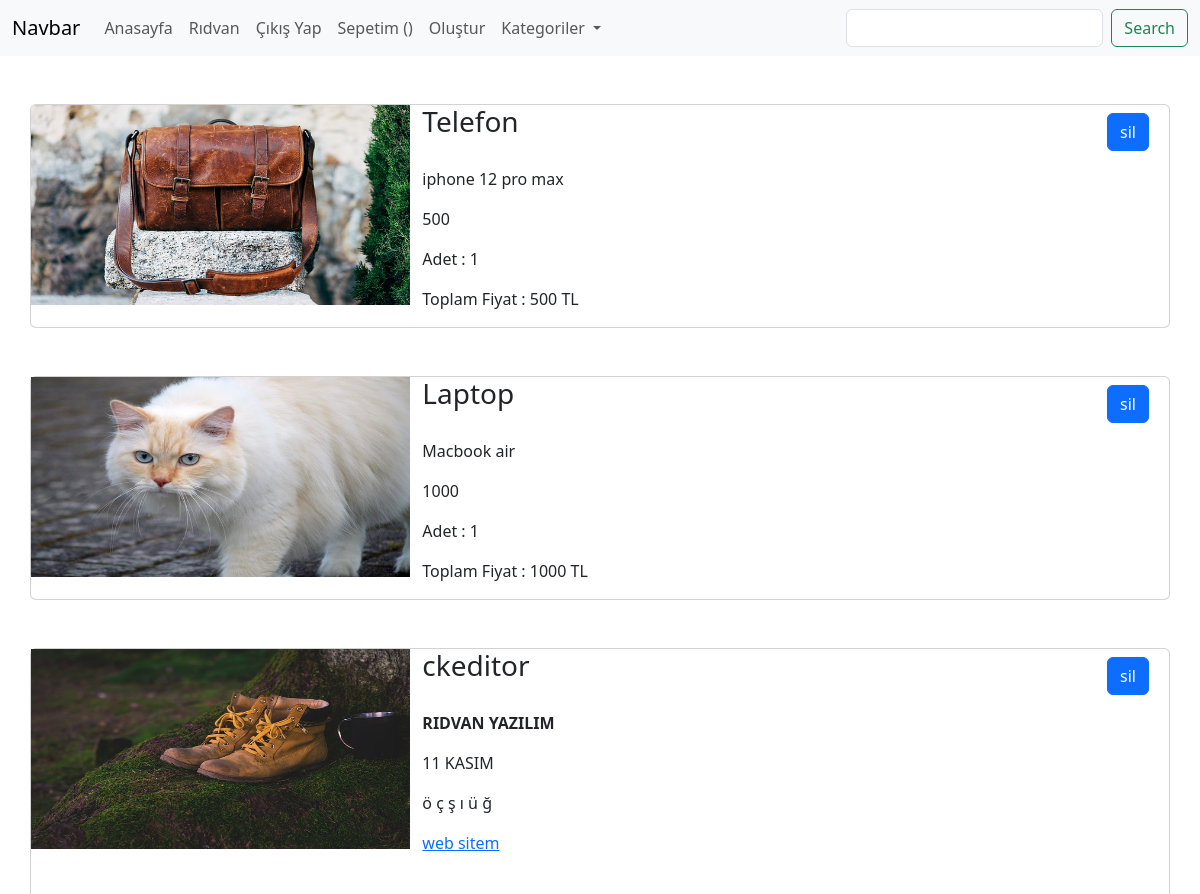
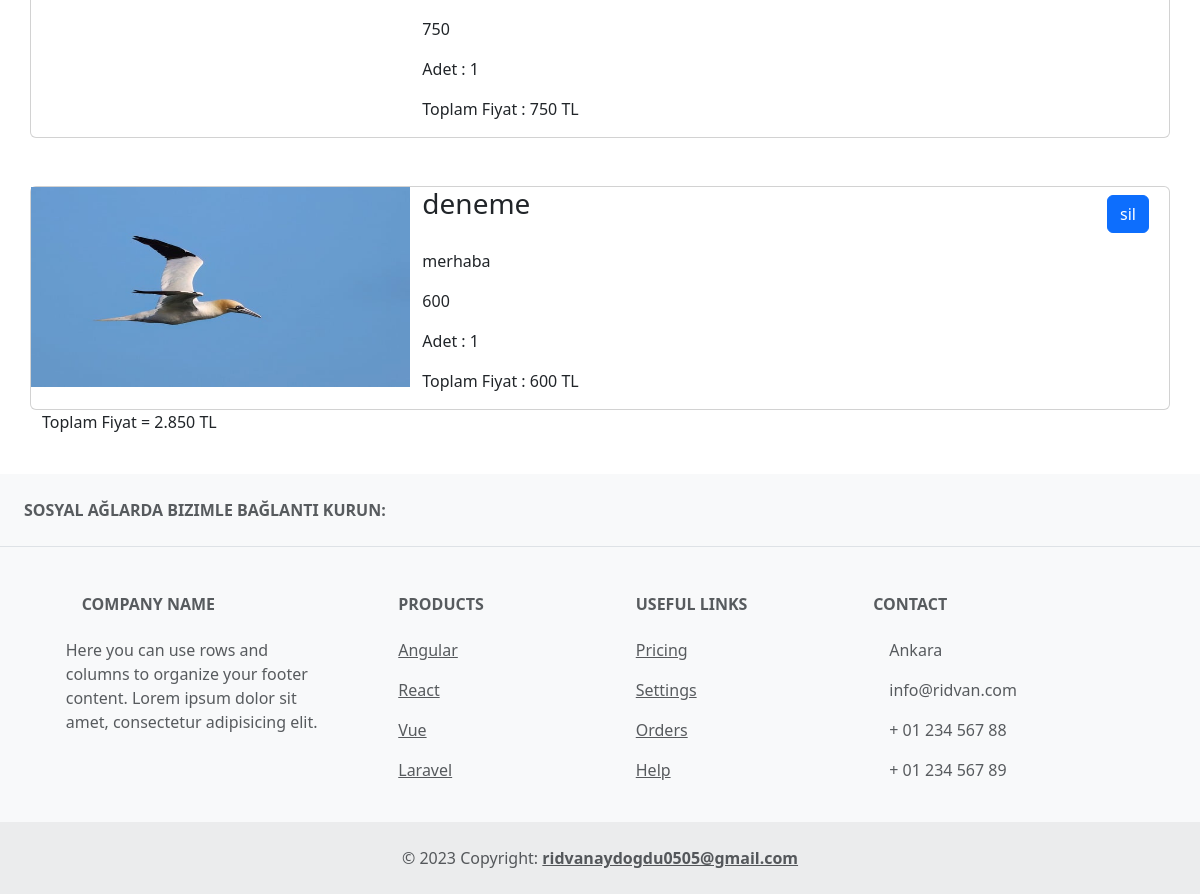
The page /sepet/ (signed in) on the database its author committed (2 pictures, top to bottom).
### urunler/models.py (models this page shows, shortened)
class Sepet(models.Model):
    urun = models.ForeignKey(Urun, on_delete=models.CASCADE)
    user = models.ForeignKey(User, on_delete=models.CASCADE)
    adet = models.IntegerField()
    toplam = models.IntegerField()

class Urun(models.Model):
    olusturan = models.ForeignKey(User, on_delete=models.CASCADE, null=True)
    kategori = models.ForeignKey(Kategori, on_delete=models.CASCADE, null=True)
    sub_category = models.ManyToManyField(AltKategori)
    tekBilgi = models.OneToOneField(Tek, on_delete=models.CASCADE, null=True, blank=True)
    isim = models.CharField(max_length=100, verbose_name="ürün ismi")
    aciklama = RichTextField(max_length=500, verbose_name="ürün açıklaması")
    no = models.IntegerField(verbose_name="ürün fiyatı")
    resim = models.FileField(upload_to='urunler/', null=True, blank=True, verbose_name="ürün resmi")

### urunler/views.py (the view)
# urls.py: path('sepet/', sepet, name='sepet')
def sepet(request):
    urunler = Sepet.objects.filter(user = request.user)
    toplam = 0
    for i in urunler:
        print(i.toplam)
        toplam += i.toplam
        print("t = ", toplam)
    if request.method =='POST':
        sil = request.POST['sil']
        urun = Sepet.objects.get(id =sil)
        urun.delete()
        messages.success(request, 'ürün sepetten kaldırıldı')
        return redirect('sepet')
    context = {
        'urunler':urunler,
        'toplam':toplam
    }
    return render(request, 'sepet.html', context)

### urunler/templates/sepet.html (shortened to what this page needs)
{% extends 'index.html' %}
{% load static %}
{% load humanize %}
{% block content %}
    <div class="container">
      <div class="row">
            {% for urun in urunler %}
                <div class="card mt-5">
                    <div class="row">
                        <div class="col-4 px-0">
                            <img src="{{urun.urun.resim.url}}" width="100%" height="200" alt="">
                        </div>
                        <div class="col-8">
                            <div class="d-flex justify-content-between">
                                <h3>{{urun.urun.isim}}</h3>
                                <form action="" method="POST">
                                    <input type="submit" value="sil" class="btn btn-primary mt-2 me-2">
                                </form>
                            </div>
                            <p>{{urun.urun.aciklama|safe}}</p>
                            <p>{{urun.urun.no}}</p>
                            <p>Adet : {{urun.adet}} </p>
                            <p>Toplam Fiyat : {{urun.toplam}} TL </p>
                        </div>
                    </div>
                </div>
            {% endfor %}
            <p>Toplam Fiyat = {{toplam|intcomma}} TL </p>
      </div>
    </div>
{% endblock content %}

### urunler/templates/includes/navbar.html (shortened to what this page needs)
<nav class="navbar navbar-expand-lg bg-body-tertiary">
    <div class="container-fluid">
      <a class="navbar-brand" href="/">Navbar</a>
      <div class="collapse navbar-collapse" id="navbarSupportedContent">
        <ul class="navbar-nav me-auto mb-2 mb-lg-0">
          <li class="nav-item">
            <a
            {% if request.path == '/' %}
                class="nav-link active"
            {% else %}
                class="nav-link"
            {% endif %}
                aria-current="page" href="/">Anasayfa</a>
          </li>
          {% if user.is_authenticated %}
              <li class="nav-item">
                <a class="nav-link" href="#">{{request.user}}</a>
              </li>
              <li class="nav-item">
                <a class="nav-link" href="{% url 'logout' %}">Çıkış Yap</a>
              </li>
              <li class="nav-item">
                <a class="nav-link" href="{% url 'sepet' %}">Sepetim ({{sepetAdet}})</a>
              </li>
              <li class="nav-item">
                <a
                {% if request.path == '/olustur/' %}
                class="nav-link active"
                {% else %}
                class="nav-link"
                {% endif %}
                href="{% url 'olustur' %}">Oluştur</a>
              </li>
          {% endif %}
          <li class="nav-item dropdown">
            <a class="nav-link dropdown-toggle" href="#" role="button" data-bs-toggle="dropdown" aria-expanded="false">
              Kategoriler
            </a>
          </li>
        </ul>
        <form class="d-flex" method="GET" role="search">
          <input class="form-control me-2" name="search" value="{{search}}" type="search" aria-label="Search">
          <button class="btn btn-outline-success" type="submit">Search</button>
        </form>
      </div>
    </div>
  </nav>

### rows shown on the page
Sepet: urun.resim (picture), urun.isim "Telefon", urun.aciklama "iphone 12 pro max", urun.no "500", adet "1", toplam "500"
Sepet: urun.resim (picture), urun.isim "Laptop", urun.aciklama "Macbook air", urun.no "1000", adet "1", toplam "1000"
Sepet: urun.resim (picture), urun.isim "ckeditor", urun.aciklama "RIDVAN YAZILIM 11 KASIM ö ç ş ı ü ğ web sitem", urun.no "750", adet "1", toplam "750"
Sepet: urun.resim (picture), urun.isim "deneme", urun.aciklama "merhaba", urun.no "600", adet "1", toplam "600"

### other values the page prints
{{ request.user }} "Rıdvan"
{{ toplam|intcomma }} "2.850"
